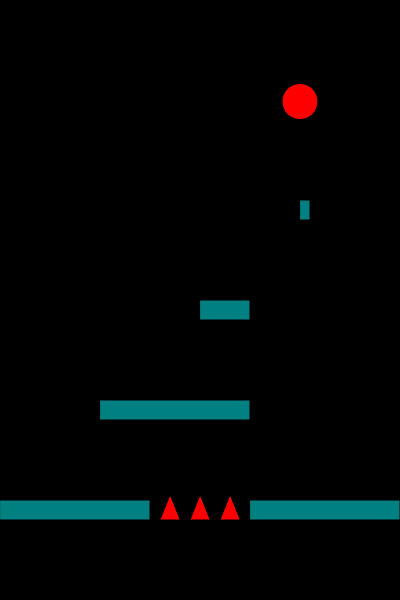
Frame 1 (no input)
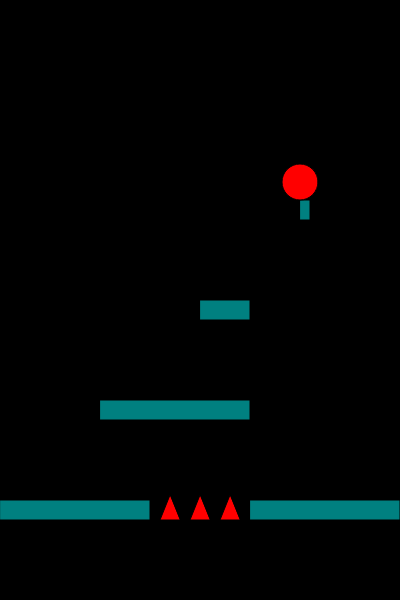
Frame 60 (no input)
Frame 120 (the mouse pressed at the canvas centre since frame 60): identical to frame 60, image omitted

The p5.js sketch that drew these frames (run headless with seeded random() and noise() and a simulated clock; from frame 60 on, the mouse is pressed at the canvas centre):

// p5.js sketch
// ── sketch.js
let platforms = [
  { x: 100, y: 400, w: 150, h: 20 },
  { x: 200, y: 300, w: 50, h: 20 },
  { x: 300, y: 200, w: 10, h: 20 },
 { x: 0, y: 500, w: 150, h: 20 },   // "ground" platform left
 { x: 250, y: 500, w: 150, h: 20 },  // "ground" platform right
];

let spikes = [
  {x : 170, y: 520, w: 30, h: 20},
  {x : 200, y: 520, w: 30, h: 20},
  {x : 230, y: 520, w: 30, h: 20},
]

let onGround = false;
let stretchX = 36;
let stretchY = 36;
let ballX = 300;
let ballY = 100;
// how fast the ball is moving up or down
let speed = 0;
// the force pulling it down every frame
let gravity = 1.5;
let ground = 500;

function setup() {
  createCanvas(400, 600);
}

function draw() {
  background(0);
  fill(255, 0, 0);
  
  if(onGround === false){
  speed = speed + gravity;
  }
  ballY = ballY + speed;
  // speed pushes ball downward

  for (let i = 0; i < platforms.length; i++) {
    let p = platforms[i];

    if (
      ballY + stretchY / 2 >= p.y &&
      //   ballY + stretchY/2 is the bottom of the ball
      //   this basically means that the ball bottom is at the top of the platform or past the top of the platform
      ballY + stretchY / 2 <= p.y + 20 &&
      //       to land on the platform the ball has to be 20 pixels on the platform
      ballX >= p.x &&
      //       i think this is the balls starting point when jumping on the platform. if it is too far left, it shouldn't land, it should fall off.
      ballX <= p.x + p.w &&
      speed > 0
    ) {
      ballY = p.y - stretchY / 2;
      //     this puts the ball directly on the plaform surface
      speed = speed * -0.6;
      //     this makes te ball bounce on the platform
      if(abs(speed) < 6){
        speed = 0
      }
      onGround = false;
      //     the ball can jump since its on a surface
     // stretchX =40;
     // stretchY = 28;
    }

    
    fill(0, 128, 128);
    rect(p.x, p.y, p.w, p.h);
    //   i stored the platform in an object
    //   an object stores multiple information
    //   we use .x,.y,.w,.h because they are already stored before the setup function. usingplatformx without the'.' doesn't make sense
  }
  // if(onGround === false){
  //     stretchX = 30;
  //     stretchY = 48;
  //   }
    
    // onGround = false; 
//   resets every frame back
  if (ballY > 600) {
    ballY = 100;
    ballX = 300;
    speed = 0;
  }
//   DEATH CHECKS
  
  
  if (keyIsDown(LEFT_ARROW)) {
    ballX = ballX - 5;
  }
  if (keyIsDown(RIGHT_ARROW)) {
    ballX = ballX + 5;
  }
  if (keyIsDown(DOWN_ARROW)) {
    speed = 12;
  }
    if (keyIsDown(UP_ARROW)) {
    speed = -12;
      
  }
//   SPIKES
  fill("red");
  for (let i = 0; i < spikes.length; i++) {
    let s = spikes[i];
    triangle(s.x, s.y - 25, s.x - 10, s.y, s.x + 10, s.y);
    
     if(ballX >= s.x - 10 &&
//         ball is past the left edge of spike
   ballX <= s.x + 10 &&
//         ball is before the right edge of spike
   ballY + stretchY/2 >= s.y - 25){
       // ball's bottom has reached the spike tip
     ballX = 300;
     ballY = 100;
     speed = 0;
}
// function keyPressed() {
//   if (keyCode === UP_ARROW && onGround) {
//     //     && here means it is definitely on the ground, without the && onGround the ball will jump infinite times on the air
//     speed = -20;
//   }
// }
  }
  fill("red");
  //   this is the orange ball
  ellipse(ballX, ballY, stretchX, stretchY);
  //  this is the platform the ball will jump on
  

}
